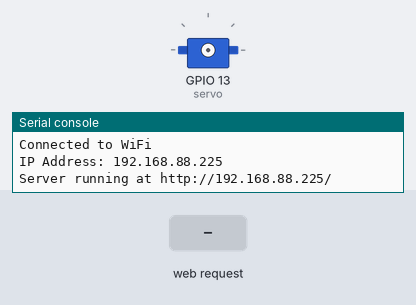
Recording of a program running on a simulated ESP32 board running MicroPython. Parts: servo, the last lines printed to the serial console. The test bench sets the inputs (shaded band). WiFi joins after 1.5 s; servo angles are drawn from the pulse width (0.5 ms = 0°, 2.5 ms = 180°).

Above: at 2.7 s.
2.8 s: HTTP request GET /?angle=90 received
4.3 s: HTTP request GET /?angle=0 received
At 5.5 s:
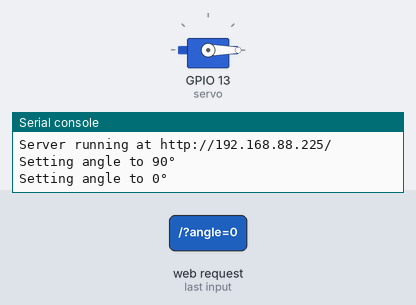
5.8 s: HTTP request GET /?angle=180 received
At 6.8 s:
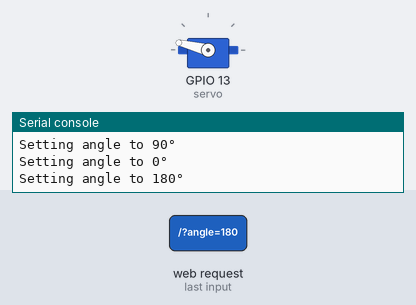
Timing chart, 0 to 8.8 s (numbered marks = the images above; inputs shaded):
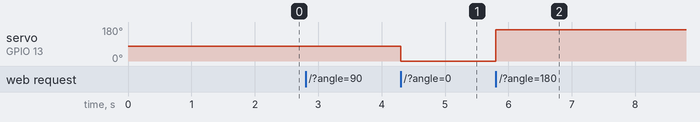

Measured:
- after the input at 4.3 s, servo on GPIO 13 (servo): 78° → 0° at once
- after the input at 5.8 s, servo on GPIO 13 (servo): 0° → 166° at once

The program:

WifiControlledServoMotor.py
```python
from machine import Pin, PWM
import network
import socket
import time

# Servo configuration
servo = PWM(Pin(13))  # GPIO13 for servo control
servo.freq(50)  # Standard 50Hz frequency for servos

# WiFi credentials
SSID = "MikroTik-2GHz"
PASSWORD = "5BNX9PA73S"

# Static IP configuration
STATIC_IP = "192.168.88.225"  # Replace with your desired static IP
GATEWAY = "192.168.88.1"      # Replace with your network gateway
SUBNET = "255.255.255.0"     # Replace with your subnet mask

def connect_to_wifi():
    wlan = network.WLAN(network.STA_IF)
    wlan.active(True)
    wlan.ifconfig((STATIC_IP, SUBNET, GATEWAY, GATEWAY))  # Set static IP
    wlan.connect(SSID, PASSWORD)
    print("Connecting to WiFi with static IP...")
    while not wlan.isconnected():
        pass
    print("Connected to WiFi")
    print("IP Address:", wlan.ifconfig()[0])
    return wlan.ifconfig()[0]

def set_servo_angle(angle):
    # Convert angle (0-180) to duty cycle (20-120)
    # 20 = 0 degrees, 120 = 180 degrees
    duty = int(((angle / 180) * 100) + 20)
    servo.duty(duty)

def web_page():
    html = """
    <html>
        <head>
            <title>ESP32 Servo Control</title>
            <meta name="viewport" content="width=device-width, initial-scale=1">
            <style>
                body { text-align: center; font-family: Arial; }
                .button {
                    background-color: #4CAF50;
                    border: none;
                    color: white;
                    padding: 15px 32px;
                    text-align: center;
                    display: inline-block;
                    font-size: 16px;
                    margin: 4px 2px;
                    cursor: pointer;
                    border-radius: 4px;
                }
            </style>
        </head>
        <body>
            <h1>ESP32 Servo Control</h1>
            <p>
                <a href="/?angle=0"><button class="button">0°</button></a>
                <a href="/?angle=90"><button class="button">90°</button></a>
                <a href="/?angle=180"><button class="button">180°</button></a>
            </p>
            <p>
                <form action="/" method="get">
                    <input type="range" name="angle" min="0" max="180" value="90"
                           oninput="this.nextElementSibling.value = this.value">
                    <output>90</output>
                    <input type="submit" value="Set Angle" class="button">
                </form>
            </p>
        </body>
    </html>
    """
    return html

def main():
    ip = connect_to_wifi()

    # Create socket server
    s = socket.socket(socket.AF_INET, socket.SOCK_STREAM)
    s.bind(('', 80))
    s.listen(5)

    print(f'Server running at http://{ip}/')

    while True:
        try:
            conn, addr = s.accept()
            request = conn.recv(1024).decode()

            # Parse angle from request
            angle = None
            if 'GET /?angle=' in request:
                angle_str = request.split('GET /?angle=')[1].split(' ')[0]
                try:
                    angle = int(angle_str)
                    if 0 <= angle <= 180:
                        set_servo_angle(angle)
                        print(f'Setting angle to {angle}°')
                except ValueError:
                    pass

            # Send response
            response = web_page()
            conn.send('HTTP/1.1 200 OK\n')
            conn.send('Content-Type: text/html\n')
            conn.send('Connection: close\n\n')
            conn.sendall(response)
            conn.close()

        except Exception as e:
            print('Error:', e)
            conn.close()

if __name__ == '__main__':
    main()
```
